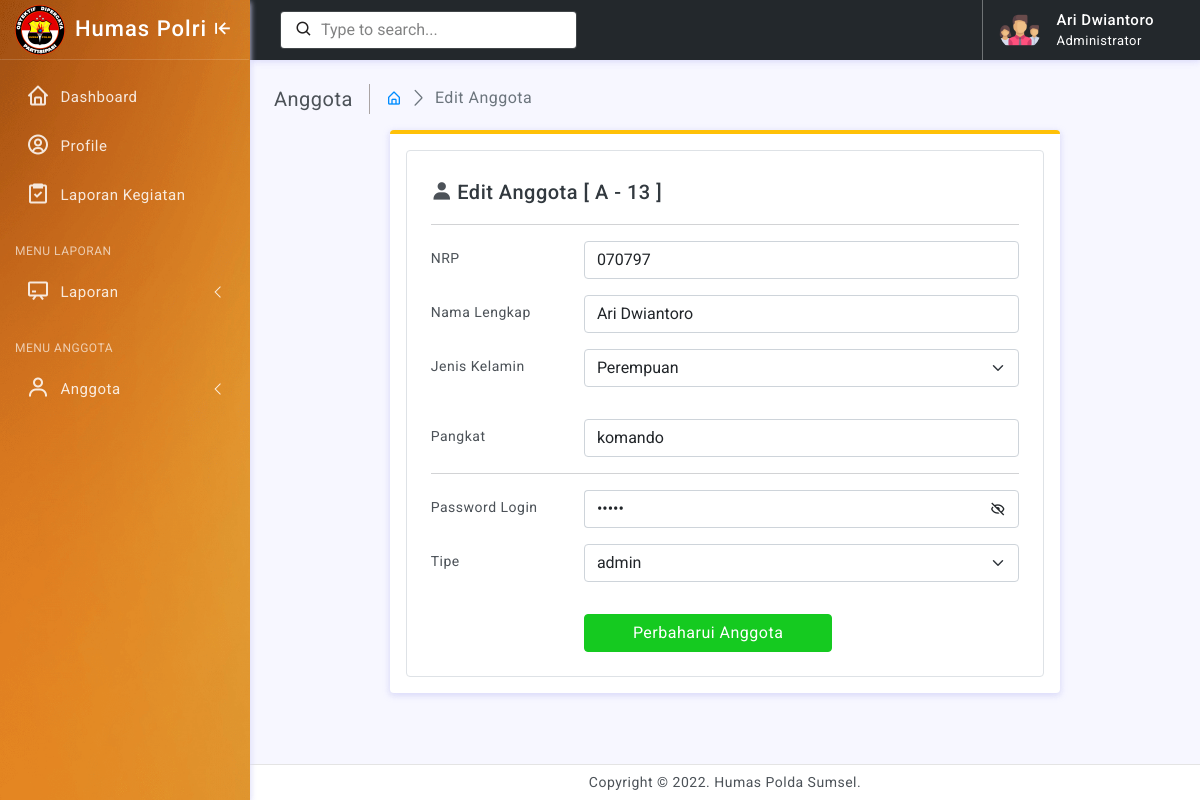
Screenshot of /admin/index.php?page=edit_anggota&id=13 (signed in) with the database file from the repository.
### tables this page shows
CREATE TABLE `staff` (
  `id_staff` int(5) NOT NULL,
  `nrp` varchar(255) NOT NULL,
  `nama` varchar(100) NOT NULL,
  `jenis_kelamin` varchar(30) NOT NULL,
  `pangkat` varchar(30) NOT NULL,
  `password` varchar(100) NOT NULL,
  `tipe` varchar(100) NOT NULL
);

### admin/staff/edit_anggota.php (the view, shortened to what this page needs)
<div class="page-breadcrumb d-none d-sm-flex align-items-center mb-3">
    <div class="breadcrumb-title pe-3">Anggota</div>
    <div class="ps-3">
        <nav aria-label="breadcrumb">
            <ol class="breadcrumb mb-0 p-0">
                <li class="breadcrumb-item"><a href="index.php?page=dashboard"><i class="bx bx-home-alt"></i></a>
                </li>
                <li class="breadcrumb-item active" aria-current="page">Edit Anggota</li>
            </ol>
        </nav>
    </div>
</div>
<div class="row">
    <?php
     include "../conn/conn.php";
     $id = $_GET['id'];
     $call_data = mysqli_fetch_array(mysqli_query($conn, "SELECT * FROM staff WHERE id_staff = '$id'"));
    ?>
    <div class="col-xl-9 mx-auto">
        <div class="card border-top border-0 border-4 border-warning">
            <div class="card-body">
                <div class="border p-4 rounded">
                    <div class="card-title d-flex align-items-center">
                        <div><i class="bx bxs-user me-1 font-22"></i>
                        </div>
                        <h5 class="mb-0">Edit Anggota [ A - <?= $call_data['id_staff'] ?> ]</h5>
                    </div>
                    <hr />
                    <form action="" method="POST" enctype="multipart/form-data">
                        <div class="row mb-3">
                            <label for="nrp" class="col-sm-3 col-form-label">NRP</label>
                            <div class="col-sm-9">
                                <input type="number" name="nrp" class="form-control" value="<?= $call_data['nrp'] ?>" id="nrp" placeholder="NRP">
                            </div>
                        </div>
                        <div class="row mb-3">
                            <label for="inputEnterYourName" class="col-sm-3 col-form-label">Nama Lengkap</label>
                            <div class="col-sm-9">
                                <input type="text" name="nama" class="form-control" value="<?= $call_data['nama'] ?>" id="inputEnterYourName" placeholder="Nama Lengkap">
                            </div>
                        </div>
                        <div class="row mb-3">
                            <label for="inputPhoneNo2" class="col-sm-3 col-form-label">Jenis Kelamin</label>
                            <div class="col-sm-9">
                                <select class="form-select mb-3" name="jk" aria-label="Default select example">
                                    <option value="perempuan" <?= $call_data['jenis_kelamin'] == "perempuan" ? "selected" : ""  ?>>Perempuan</option>
                                </select>
                            </div>
                        </div>
                        <div class="row mb-3">
                            <label for="pangkat" class="col-sm-3 col-form-label">Pangkat</label>
                            <div class="col-sm-9">
                                <input type="text" name="pangkat" class="form-control" value="<?= $call_data['pangkat'] ?>" id="pangkat" placeholder="pangkat">
                            </div>
                        </div>
                        <hr>
                        <div class="row mb-3">
                            <label for="inputChoosePassword2" class="col-sm-3 col-form-label">Password Login</label>
                            <div class="col-sm-9">
                                <div class="input-group" id="show_hide_password">
                                    <input type="password" name="pass" value="<?= $call_data['password'] ?>" class="form-control border-end-0" id="inputChoosePassword" placeholder="Enter Password"> <a href="javascript:;" class="input-group-text bg-transparent"><i class='bx bx-hide'></i></a>
                                </div>
                            </div>
                        </div>
                        <div class="row mb-3">
                            <label for="inputPhoneNo2" class="col-sm-3 col-form-label">Tipe</label>
                            <div class="col-sm-9">
                                <select class="form-select mb-3" name="tipe">
                                    <option value="admin"  <?= $call_data['tipe'] == "admin" ? "selected" : ""  ?>>admin</option>
                                </select>
                            </div>
                        </div>
                        <div class="row">
                            <label class="col-sm-3 col-form-label"></label>
                            <div class="col-sm-9">
                                <button type="submit" name="submit" class="btn btn-success px-5">Perbaharui Anggota</button>
                            </div>
                        </div>
                    </form>
                </div>
            </div>
        </div>
    </div>
</div>

### assets/css/app.css (style rules this page uses)
body { font-size: 14px; color: #4c5258; letter-spacing: .5px; background: #f7f7ff; overflow-x: hidden; font-family: Roboto, sans-serif }
a { text-decoration: none }
.breadcrumb-title { font-size: 20px; border-right: 1.5px solid #aaa4a4 }
.page-breadcrumb .breadcrumb li.breadcrumb-item { font-size: 16px }
.page-breadcrumb .breadcrumb-item+.breadcrumb-item::before { display: inline-block; padding-right: .5rem; color: #6c757d; font-family: LineIcons; content: "\ea5c" }
.font-22 { font-size: 22px }
input::placeholder { color: #000!important; opacity: .3!important }

### assets/css/header-colors.css (style rules this page uses)
html.color-header::placeholder { color: #08090a!important; opacity: .5!important }

### rows the page displays
staff: id_staff "13", nrp "070797", nama "Ari Dwiantoro", jk "Perempuan", pangkat "komando", tipe "admin"

### other values shown
$_SESSION['nama'] "Ari Dwiantoro"
